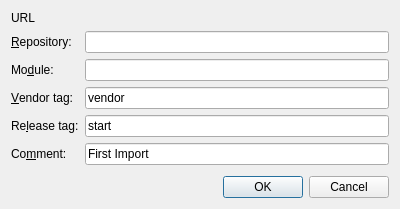
<ui version="4.0" >
 <class>ImportDialogBase</class>
 <widget class="QDialog" name="ImportDialogBase" >
  <property name="geometry" >
   <rect>
    <x>0</x>
    <y>0</y>
    <width>400</width>
    <height>209</height>
   </rect>
  </property>
  <property name="windowTitle" >
   <string>Import</string>
  </property>
  <layout class="QVBoxLayout" >
   <item>
    <widget class="QLabel" name="labelUrl" >
     <property name="text" >
      <string>URL</string>
     </property>
    </widget>
   </item>
   <item>
    <layout class="QGridLayout" >
     <item row="0" column="0" >
      <widget class="QLabel" name="repositoryLabel" >
       <property name="sizePolicy" >
        <sizepolicy vsizetype="Preferred" hsizetype="Maximum" >
         <horstretch>0</horstretch>
         <verstretch>0</verstretch>
        </sizepolicy>
       </property>
       <property name="text" >
        <string>&amp;Repository:</string>
       </property>
       <property name="wordWrap" >
        <bool>false</bool>
       </property>
       <property name="buddy" >
        <cstring>repository</cstring>
       </property>
      </widget>
     </item>
     <item row="0" column="1" >
      <widget class="KLineEdit" name="repository" />
     </item>
     <item row="1" column="0" >
      <widget class="QLabel" name="moduleLabel" >
       <property name="sizePolicy" >
        <sizepolicy vsizetype="Preferred" hsizetype="Maximum" >
         <horstretch>0</horstretch>
         <verstretch>0</verstretch>
        </sizepolicy>
       </property>
       <property name="text" >
        <string>Mo&amp;dule:</string>
       </property>
       <property name="wordWrap" >
        <bool>false</bool>
       </property>
       <property name="buddy" >
        <cstring>module</cstring>
       </property>
      </widget>
     </item>
     <item row="1" column="1" >
      <widget class="KLineEdit" name="module" />
     </item>
     <item row="2" column="0" >
      <widget class="QLabel" name="vendorLabel" >
       <property name="sizePolicy" >
        <sizepolicy vsizetype="Preferred" hsizetype="Maximum" >
         <horstretch>0</horstretch>
         <verstretch>0</verstretch>
        </sizepolicy>
       </property>
       <property name="text" >
        <string>&amp;Vendor tag:</string>
       </property>
       <property name="wordWrap" >
        <bool>false</bool>
       </property>
       <property name="buddy" >
        <cstring>vendorTag</cstring>
       </property>
      </widget>
     </item>
     <item row="2" column="1" >
      <widget class="KLineEdit" name="vendorTag" >
       <property name="text" >
        <string>vendor</string>
       </property>
      </widget>
     </item>
     <item row="3" column="0" >
      <widget class="QLabel" name="releaseLabel" >
       <property name="sizePolicy" >
        <sizepolicy vsizetype="Preferred" hsizetype="Maximum" >
         <horstretch>0</horstretch>
         <verstretch>0</verstretch>
        </sizepolicy>
       </property>
       <property name="text" >
        <string>Re&amp;lease tag:</string>
       </property>
       <property name="wordWrap" >
        <bool>false</bool>
       </property>
       <property name="buddy" >
        <cstring>releaseTag</cstring>
       </property>
      </widget>
     </item>
     <item row="3" column="1" >
      <widget class="KLineEdit" name="releaseTag" >
       <property name="text" >
        <string>start</string>
       </property>
      </widget>
     </item>
     <item row="4" column="0" >
      <widget class="QLabel" name="commentLabel" >
       <property name="sizePolicy" >
        <sizepolicy vsizetype="Preferred" hsizetype="Maximum" >
         <horstretch>0</horstretch>
         <verstretch>0</verstretch>
        </sizepolicy>
       </property>
       <property name="text" >
        <string>Co&amp;mment:</string>
       </property>
       <property name="wordWrap" >
        <bool>false</bool>
       </property>
       <property name="buddy" >
        <cstring>comment</cstring>
       </property>
      </widget>
     </item>
     <item row="4" column="1" >
      <widget class="KLineEdit" name="comment" >
       <property name="text" >
        <string>First Import</string>
       </property>
      </widget>
     </item>
    </layout>
   </item>
   <item>
    <spacer>
     <property name="orientation" >
      <enum>Qt::Vertical</enum>
     </property>
     <property name="sizeHint" >
      <size>
       <width>20</width>
       <height>16</height>
      </size>
     </property>
    </spacer>
   </item>
   <item>
    <widget class="QDialogButtonBox" name="buttonBox" >
     <property name="orientation" >
      <enum>Qt::Horizontal</enum>
     </property>
     <property name="standardButtons" >
      <set>QDialogButtonBox::Cancel|QDialogButtonBox::Ok</set>
     </property>
    </widget>
   </item>
  </layout>
 </widget>
 <customwidgets>
  <customwidget>
   <class>KLineEdit</class>
   <extends>QLineEdit</extends>
   <header>klineedit.h</header>
  </customwidget>
 </customwidgets>
 <tabstops>
  <tabstop>repository</tabstop>
  <tabstop>module</tabstop>
  <tabstop>vendorTag</tabstop>
  <tabstop>releaseTag</tabstop>
  <tabstop>comment</tabstop>
  <tabstop>buttonBox</tabstop>
 </tabstops>
 <resources/>
 <connections>
  <connection>
   <sender>buttonBox</sender>
   <signal>accepted()</signal>
   <receiver>ImportDialogBase</receiver>
   <slot>accept()</slot>
   <hints>
    <hint type="sourcelabel" >
     <x>248</x>
     <y>254</y>
    </hint>
    <hint type="destinationlabel" >
     <x>157</x>
     <y>274</y>
    </hint>
   </hints>
  </connection>
  <connection>
   <sender>buttonBox</sender>
   <signal>rejected()</signal>
   <receiver>ImportDialogBase</receiver>
   <slot>reject()</slot>
   <hints>
    <hint type="sourcelabel" >
     <x>316</x>
     <y>260</y>
    </hint>
    <hint type="destinationlabel" >
     <x>286</x>
     <y>274</y>
    </hint>
   </hints>
  </connection>
 </connections>
</ui>
